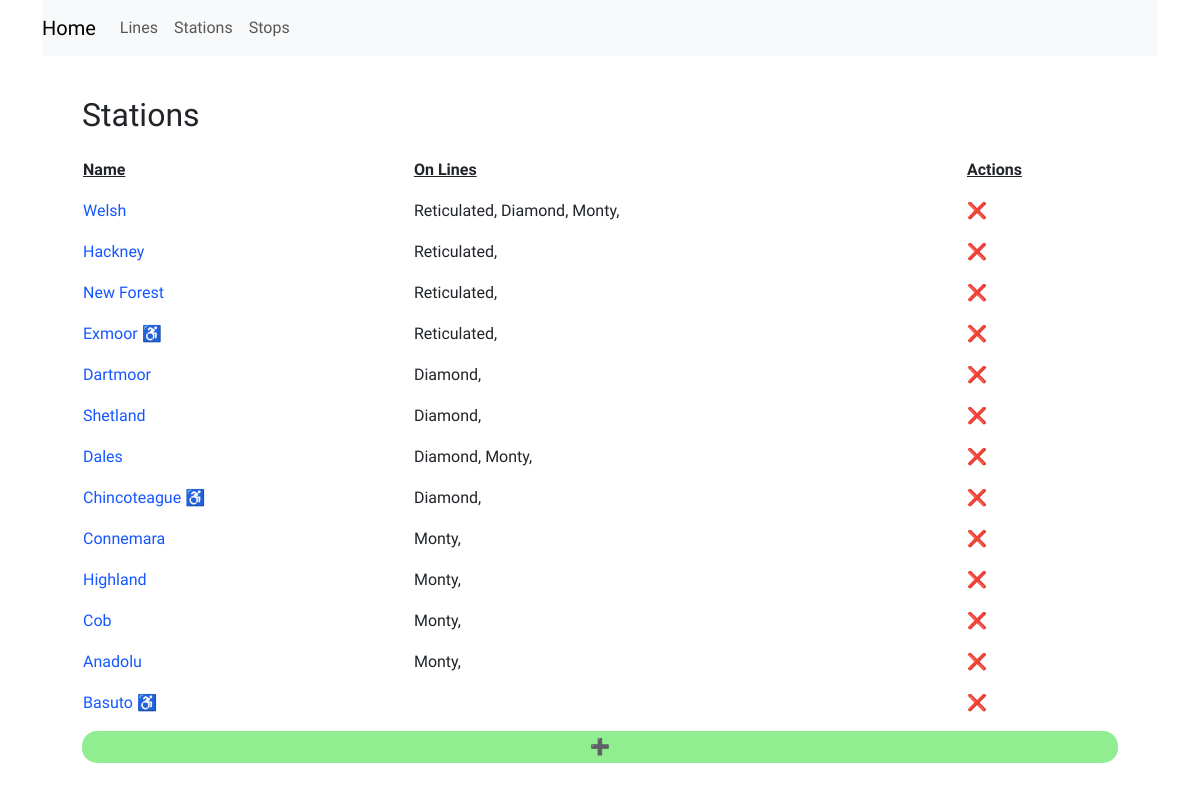
Page /stations/ on the earlier database version.
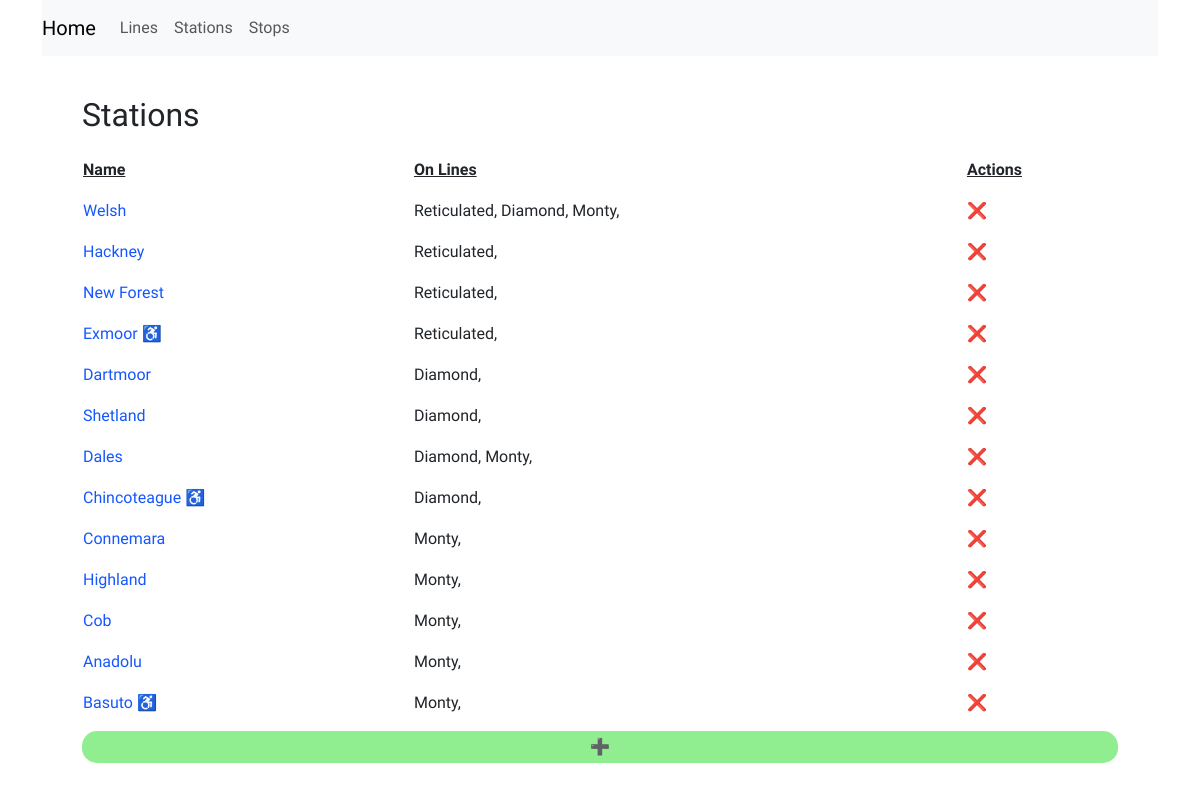
Same page on the later database version.
### routes/models.py (models this page shows, shortened)
class Station(models.Model):
    name = models.CharField(unique=True, max_length=200)
    accessible = models.BooleanField(default=False)

class Stop(models.Model):
    class Meta:
        unique_together = (('line', 'stop_number'))
    line = models.ForeignKey(Line, on_delete=models.CASCADE)
    station = models.ForeignKey(Station, on_delete=models.CASCADE)
    stop_number = models.PositiveIntegerField()

class Line(models.Model):
    name = models.CharField(unique=True, max_length=200)

### routes/views.py (the view)
# urls.py: path('stations/', views.StationsView.as_view(), name="stations"),
class StationsView(ListView):
    model = Station
    template_name = "routes/stations.html"

### routes/templates/routes/stations.html (shortened to what this page needs)
{% extends 'base.html' %}
{% load static %}
{% block content %}
<div>
  <h2>Stations</h2>
  <table class="line-table">
    <thead>
      <tr>
        <th>Name</th>
        <th>On Lines</th>
        <th>Actions</th>
      </tr>
    </thead>
    <tbody>
    {% for station in object_list %}
        <tr>
          <td>
            <a href="{% url "update_station" station.id %}">{{ station.name }}</a>
            {% if station.accessible %}<span>  ♿️ </span>{% endif %}
          </td>
          <td>
            {% for stop in station.stop_set.all %}{{stop.line.name}}, {% endfor %}
          </td>
          <td><a href="{% url "delete_station" station.id %}" style="text-decoration: none; color: inherit;">❌</a></td>
        </tr>
    {% endfor %}
    </tbody>
  </table>
  <a href="{% url "create_station" %}" style="display: inherit; text-align: center; border-radius: 15px; text-decoration: none; color: inherit; padding: 4px; background-color: lightgreen;">➕</a>
</div>
{% endblock %}

Differences in the rows shown:
added Stop: line.name "Monty", shown under Station "Basuto"
